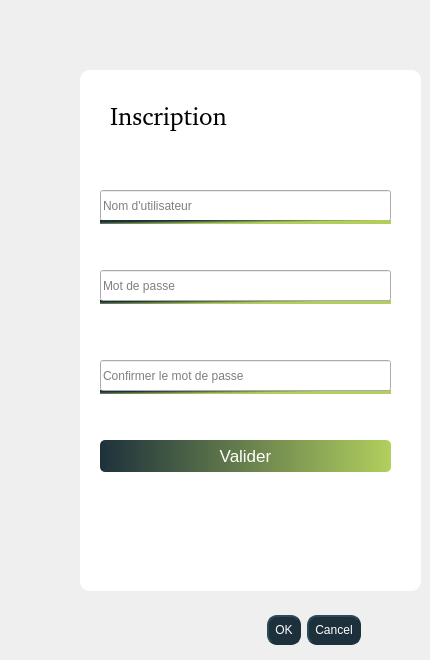
   <widget class="QWidget" name="Inscription" native="true">
    <attribute name="title">
     <string>Inscription</string>
    </attribute>
    <widget class="QFrame" name="frame_2">
     <property name="geometry">
      <rect>
       <x>80</x>
       <y>70</y>
       <width>341</width>
       <height>521</height>
      </rect>
     </property>
     <property name="styleSheet">
      <string notr="true">QFrame {
   border: none;
	border-radius:10px;
	background-color:rgb(255, 255, 255);
	box-shadow: 8px 7px 7px 8px rgb(179, 179, 179);
}</string>
     </property>
     <property name="frameShape">
      <enum>QFrame::StyledPanel</enum>
     </property>
     <property name="frameShadow">
      <enum>QFrame::Raised</enum>
     </property>
     <widget class="QLabel" name="label_6">
      <property name="geometry">
       <rect>
        <x>30</x>
        <y>30</y>
        <width>161</width>
        <height>31</height>
       </rect>
      </property>
      <property name="font">
       <font>
        <family>,sans-serif</family>
        <pointsize>-1</pointsize>
        <weight>50</weight>
        <italic>false</italic>
        <bold>false</bold>
       </font>
      </property>
      <property name="styleSheet">
       <string notr="true">

font: &quot;Poppins&quot;,sans-serif;
background-color: rgb(255, 255, 255);
max-width : 350px;
font-size:25px;
</string>
      </property>
      <property name="text">
       <string>Inscription</string>
      </property>
     </widget>
     <widget class="QLineEdit" name="username_input2">
      <property name="geometry">
       <rect>
        <x>20</x>
        <y>120</y>
        <width>291</width>
        <height>31</height>
       </rect>
      </property>
      <property name="styleSheet">
       <string notr="true">width : 100%;
height : 45px; 
border-color: rgb(255, 255, 255);
color: rgb(0,0,0);</string>
      </property>
      <property name="text">
       <string/>
      </property>
      <property name="dragEnabled">
       <bool>false</bool>
      </property>
      <property name="placeholderText">
       <string extracomment="Nom d'utilisateur">Nom d'utilisateur</string>
      </property>
     </widget>
     <widget class="Line" name="line_6">
      <property name="geometry">
       <rect>
        <x>20</x>
        <y>150</y>
        <width>291</width>
        <height>4</height>
       </rect>
      </property>
      <property name="styleSheet">
       <string notr="true">background-color: qlineargradient(spread:pad, x1:0.182079, y1:0.147455, x2:0.832562, y2:0.647409, stop:0.0985222 rgba(29, 49, 60, 255), stop:0.73399 rgba(178, 207, 94, 255))</string>
      </property>
      <property name="orientation">
       <enum>Qt::Horizontal</enum>
      </property>
     </widget>
     <widget class="Line" name="line_7">
      <property name="geometry">
       <rect>
        <x>20</x>
        <y>230</y>
        <width>291</width>
        <height>4</height>
       </rect>
      </property>
      <property name="styleSheet">
       <string notr="true">background-color: qlineargradient(spread:pad, x1:0.182079, y1:0.147455, x2:0.832562, y2:0.647409, stop:0.0985222 rgba(29, 49, 60, 255), stop:0.73399 rgba(178, 207, 94, 255))</string>
      </property>
      <property name="orientation">
       <enum>Qt::Horizontal</enum>
      </property>
     </widget>
     <widget class="QLineEdit" name="password_input2">
      <property name="geometry">
       <rect>
        <x>20</x>
        <y>200</y>
        <width>291</width>
        <height>31</height>
       </rect>
      </property>
      <property name="styleSheet">
       <string notr="true">width : 100%;
height : 45px; 
border-color: rgb(255, 255, 255);
color: rgb(0,0,0);</string>
      </property>
      <property name="text">
       <string/>
      </property>
      <property name="echoMode">
       <enum>QLineEdit::Password</enum>
      </property>
      <property name="placeholderText">
       <string>Mot de passe</string>
      </property>
     </widget>
     <widget class="QPushButton" name="btn_valider">
      <property name="geometry">
       <rect>
        <x>20</x>
        <y>370</y>
        <width>291</width>
        <height>32</height>
       </rect>
      </property>
      <property name="cursor">
       <cursorShape>PointingHandCursor</cursorShape>
      </property>
      <property name="styleSheet">
       <string notr="true">

QPushButton{
background-color: qlineargradient(spread:pad, x1:0, y1:0, x2:1, y2:0, stop:0 rgba(29, 49, 60, 255), stop:1 rgba(178, 207, 94, 255));

font: &quot;Poppins&quot; ;
font :17px;
color: #fff;
border-radius: 5px;
}


QPushButton::hover{
background-color: qlineargradient(spread:pad, x1:0.926108, y1:0.159, x2:0.0640394, y2:0.0568182, stop:0 rgba(29, 49, 60, 255), stop:1 rgba(178, 207, 94, 255))}</string>
      </property>
      <property name="text">
       <string>Valider</string>
      </property>
      <property name="shortcut">
       <string notr="true"/>
      </property>
      <property name="flat">
       <bool>false</bool>
      </property>
     </widget>
     <widget class="Line" name="line_8">
      <property name="geometry">
       <rect>
        <x>20</x>
        <y>320</y>
        <width>291</width>
        <height>4</height>
       </rect>
      </property>
      <property name="styleSheet">
       <string notr="true">background-color: qlineargradient(spread:pad, x1:0.182079, y1:0.147455, x2:0.832562, y2:0.647409, stop:0.0985222 rgba(29, 49, 60, 255), stop:0.73399 rgba(178, 207, 94, 255))</string>
      </property>
      <property name="orientation">
       <enum>Qt::Horizontal</enum>
      </property>
     </widget>
     <widget class="QLineEdit" name="password_confirm">
      <property name="geometry">
       <rect>
        <x>20</x>
        <y>290</y>
        <width>291</width>
        <height>31</height>
       </rect>
      </property>
      <property name="styleSheet">
       <string notr="true">width : 100%;
height : 45px; 
border-color: rgb(255, 255, 255);
color: rgb(0,0,0);</string>
      </property>
      <property name="text">
       <string/>
      </property>
      <property name="echoMode">
       <enum>QLineEdit::Password</enum>
      </property>
      <property name="placeholderText">
       <string>Confirmer le mot de passe</string>
      </property>
     </widget>
     <widget class="QLabel" name="password_error">
      <property name="geometry">
       <rect>
        <x>70</x>
        <y>240</y>
        <width>221</width>
        <height>16</height>
       </rect>
      </property>
      <property name="styleSheet">
       <string notr="true">color: rgb(252, 1, 7);</string>
      </property>
      <property name="text">
       <string/>
      </property>
     </widget>
     <widget class="QLabel" name="confirm_error">
      <property name="geometry">
       <rect>
        <x>60</x>
        <y>330</y>
        <width>221</width>
        <height>16</height>
       </rect>
      </property>
      <property name="styleSheet">
       <string notr="true">color: rgb(252, 1, 7);</string>
      </property>
      <property name="text">
       <string/>
      </property>
     </widget>
    </widget>
    <widget class="QDialogButtonBox" name="ok_cancel_2">
     <property name="geometry">
      <rect>
       <x>120</x>
       <y>610</y>
       <width>241</width>
       <height>41</height>
      </rect>
     </property>
     <property name="cursor">
      <cursorShape>PointingHandCursor</cursorShape>
     </property>
     <property name="styleSheet">
      <string notr="true"> background-color: rgb(29,49,60);
 color: rgb(255,255,255);
   border-style: outset;
    border-width: 2px;
    border-radius: 10px;
    border-color: rgb(29,49,60);
    min-width: 5em;
   font: 15pt &quot;.AppleSystemUIFont&quot;;
    padding: 6px;
</string>
     </property>
     <property name="orientation">
      <enum>Qt::Horizontal</enum>
     </property>
     <property name="standardButtons">
      <set>QDialogButtonBox::Cancel|QDialogButtonBox::Ok</set>
     </property>
    </widget>
   </widget>
